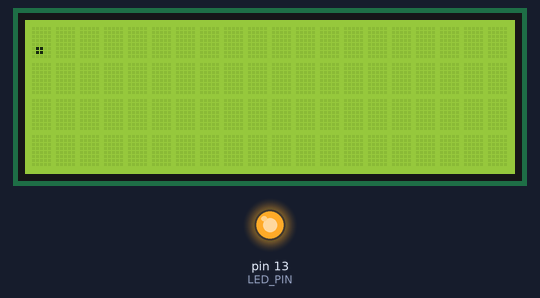
The sketch below on a simulated Arduino Mega 2560, built with avr-gcc and run on an emulated ATmega2560. On the bench: 20×4 character LCD, output pins drawn as LEDs (lit = HIGH).

Above: at 0.1 s.
At 1.1 s:
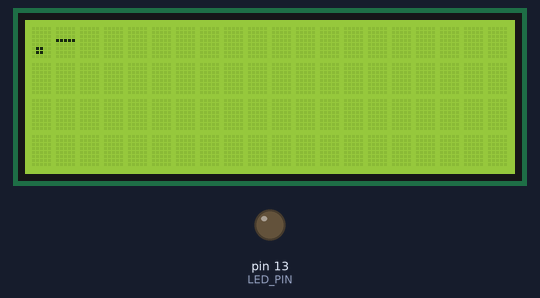
Timing chart, 0 to 2.6 s (numbered marks = the images above):
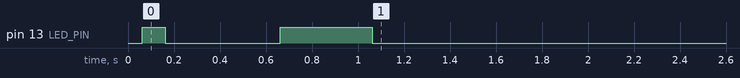

The sketch:

morse.ino
```cpp
#include <LiquidCrystal.h>

#define LED_PIN 13
#define LCD_RS_PIN 16
#define LCD_ENABLE_PIN 17
#define LCD_D04_PIN 23
#define LCD_D05_PIN 25
#define LCD_D06_PIN 27
#define LCD_D07_PIN 29
#define BTN_PIN 41
#define BEEP_PIN 37

LiquidCrystal lcd(
  LCD_RS_PIN,
  LCD_ENABLE_PIN,
  LCD_D04_PIN,
  LCD_D05_PIN,
  LCD_D06_PIN,
  LCD_D07_PIN
);

void beep(int duration = 50) {
  digitalWrite(BEEP_PIN, HIGH);
  delay(duration);
  digitalWrite(BEEP_PIN, LOW);
}

void blinky(int duration = 50) {
  analogWrite(LED_PIN, 255);
  delay(duration);
  digitalWrite(LED_PIN, LOW);
}

void beepblink(int duration) {
  analogWrite(LED_PIN, 255);
  digitalWrite(BEEP_PIN, HIGH);
  delay(duration);
  digitalWrite(LED_PIN, LOW);
  digitalWrite(BEEP_PIN, LOW);
}

String toMorse(String inputText) {
  inputText.toLowerCase();
  String morseCode = "";

  for (int i = 0; i < inputText.length(); i++) {
    switch (inputText[i]) {
      case 'a':
        morseCode += ".-/";
        break;
      case 'b':
        morseCode += "-.../";
        break;
      case 'c':
        morseCode += "-.-./";
        break;
      case 'd':
        morseCode += "-../";
        break;
      case 'e':
        morseCode += "./";
        break;
      case 'f':
        morseCode += "..-./";
        break;
      case 'g':
        morseCode += "--./";
        break;
      case 'h':
        morseCode += "..../";
        break;
      case 'i':
        morseCode += "../";
        break;
      case 'j':
        morseCode += ".---/";
        break;
      case 'k':
        morseCode += "-.-/";
        break;
      case 'l':
        morseCode += ".-../";
        break;
      case 'm':
        morseCode += "--/";
        break;
      case 'n':
        morseCode += "-./";
        break;
      case 'o':
        morseCode += "---/";
        break;
      case 'p':
        morseCode += ".--./";
        break;
      case 'q':
        morseCode += "--.-/";
        break;
      case 'r':
        morseCode += ".-./";
        break;
      case 's':
        morseCode += ".../";
        break;
      case 't':
        morseCode += "-/";
        break;
      case 'u':
        morseCode += "..-/";
        break;
      case 'v':
        morseCode += "...-/";
        break;
      case 'w':
        morseCode += ".--/";
        break;
      case 'x':
        morseCode += "-..-/";
        break;
      case 'y':
        morseCode += "-.--/";
        break;
      case 'z':
        morseCode += "--../";
        break;
      case '0':
        morseCode += "-----/";
        break;
      case '1':
        morseCode += ".----/";
        break;
      case '2':
        morseCode += "..---/";
        break;
      case '3':
        morseCode += "...--/";
        break;
      case '4':
        morseCode += "....-/";
        break;
      case '5':
        morseCode += "...../";
        break;
      case '6':
        morseCode += "-..../";
        break;
      case '7':
        morseCode += "--.../";
        break;
      case '8':
        morseCode += "---../";
        break;
      case '9':
        morseCode += "----./";
        break;
      case '.':
        morseCode += ".-.-.-./";
        break;
      case '?':
        morseCode += "..--../";
        break;
      case '!':
        morseCode += "--..-/";
        break;
      default:
        lcd.clear();
        lcd.home();
        lcd.print("Cannot encode:");
        lcd.setCursor(0, 1);
        lcd.print(inputText[i]);
    }
  }

  return morseCode;
}

void setup() {
  // Init display
  lcd.begin(20, 4);

  // Indicate that NEW program is running
  //beep();

  // Activate button
  digitalWrite(BTN_PIN, HIGH);

  String buff = "";
  String morse = toMorse("a");
  for (int i = 0; i < morse.length(); i++) {
    if (morse[i] != '/') {
      buff += morse[i];
    } else {
      for (int j = 0; j < buff.length(); j++) {
        lcd.write(buff[j]);
        if (buff[j] == '.') {
          beepblink(100);
        } else {
          beepblink(400);
        }

        delay(500);
      }

      if (i != morse.length() - 1) {
        lcd.write('/');
      }
      buff = "";
      delay(1000);
    }
  }
}

void loop() {
}
```
